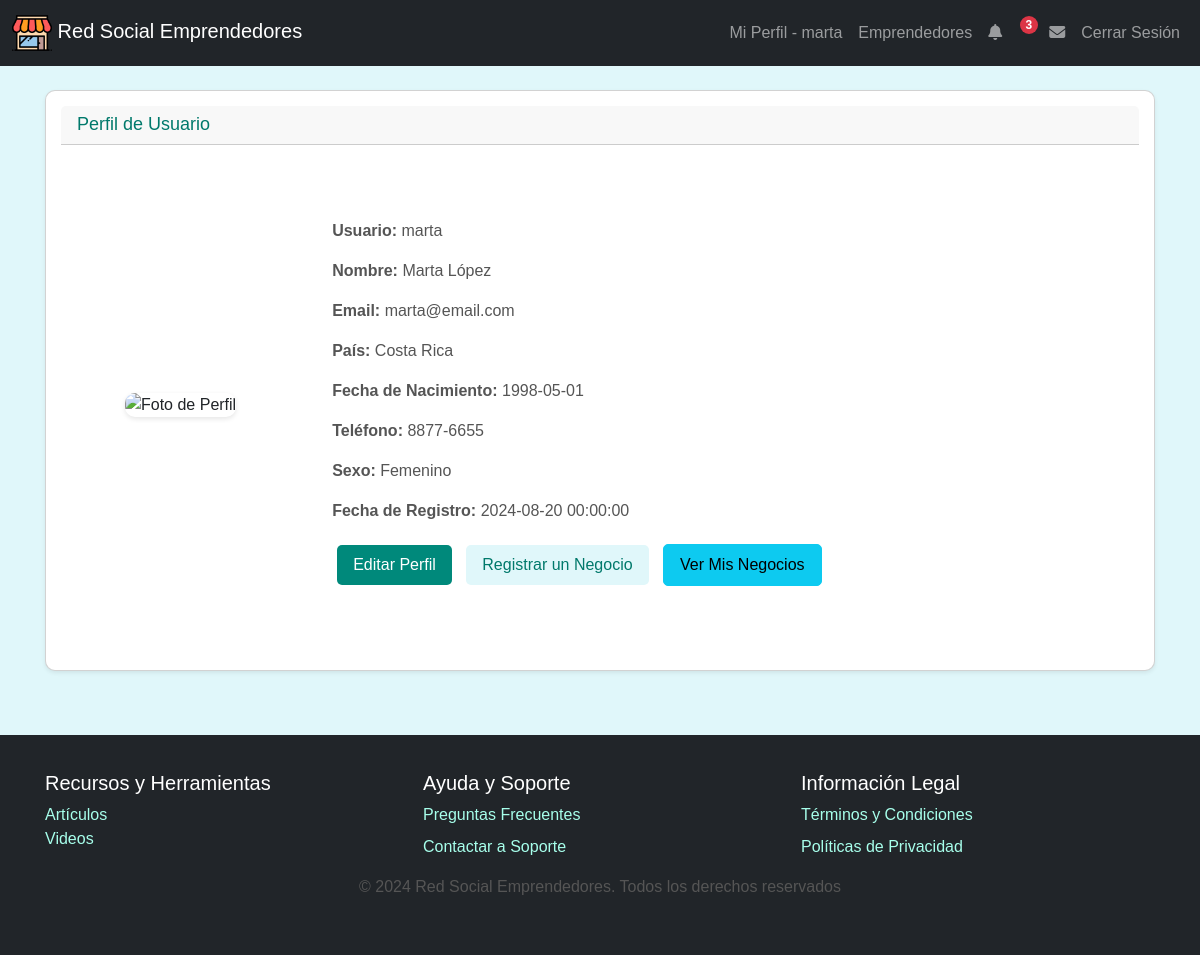
The app's page /perfil.php (signed in) with its own data.
### tables this page shows
CREATE TABLE usuarios (
    username VARCHAR(50) PRIMARY KEY,
    nombre VARCHAR(100) NOT NULL,
    email VARCHAR(100) NOT NULL UNIQUE,
    pais VARCHAR(100),
    fecha_Nacimiento DATE,
    telefono VARCHAR(15),
    sexo ENUM('Masculino', 'Femenino', 'Otro'),
    fecha_Registro TIMESTAMP DEFAULT CURRENT_TIMESTAMP,
    foto_perfil VARCHAR(500),
    password VARCHAR(255) NOT NULL
);

### perfil.php (the view, shortened to what this page needs)
<?php
include './plantillas/header.php';
include('db.php');
$username = $_SESSION['username'];
$sql = "SELECT username, nombre, email, pais, fecha_Nacimiento, telefono, sexo,
fecha_Registro, foto_perfil FROM usuarios WHERE username = ?";
if ($stmt = $conn->prepare($sql)) {
    $stmt->bind_param("s", $username);
    $stmt->execute();
    $result = $stmt->get_result();
    if ($result->num_rows === 1) {
        $user = $result->fetch_assoc();
    }
}
?>
<!DOCTYPE html>
<html>
<head>
    <link href="https://cdn.jsdelivr.net/npm/bootstrap@5.3.3/dist/css/bootstrap.min.css"
    rel="stylesheet" integrity="sha384-QWTKZyjpPEjISv5WaRU9OFeRpok6YctnYmDr5pNlyT2bRjXh
    0JMhjY6hW+ALEwIH">
    <link rel="stylesheet" href="./css/styles.css">
</head>
<body>
    <div class="container mt-4">
        <div class="card mb-4 shadow-sm">
            <div class="card-header">
                <h2>Perfil de Usuario</h2>
            </div>
            <div class="card-body d-flex">
                <div class="p-5">
                    <img src="<?php echo htmlspecialchars($user['foto_perfil']); ?>"
                    alt="Foto de Perfil" class="profile-pic-large">
                </div>
                <div class="p-5">
                    <p><strong>Usuario:</strong> <?php echo htmlspecialchars($user[
                        'username']); ?></p>
                    <p><strong>Nombre:</strong> <?php echo htmlspecialchars($user[
                        'nombre']) ?: 'No registrado'; ?></p>
                    <p><strong>Email:</strong> <?php echo htmlspecialchars($user[
                        'email']) ?: 'No registrado'; ?></p>
                    <p><strong>País:</strong> <?php echo htmlspecialchars($user[
                        'pais']) ?: 'No registrado'; ?></p>
                    <p><strong>Fecha de Nacimiento:</strong> <?php echo
                    htmlspecialchars($user['fecha_Nacimiento']) ?: 'No registrado'; ?></p>
                    <p><strong>Teléfono:</strong> <?php echo htmlspecialchars($user
                    ['telefono']) ?: 'No registrado'; ?></p>
                    <p><strong>Sexo:</strong> <?php echo htmlspecialchars($user
                    ['sexo']) ?: 'No registrado'; ?></p>
                    <p><strong>Fecha de Registro:</strong> <?php echo htmlspecialchars(
                        $user['fecha_Registro']) ?: 'No registrado'; ?></p>
                    <a href="editarPerfil.php" class="btn btn-primary">Editar Perfil</a>
                    <a href="registrarNegocio.php" class="btn btn-secondary">Registrar un Negocio</a>
                    <a href="misNegocios.php" class="btn btn-info">Ver Mis Negocios</a>
                </div>
            </div>
        </div>
    </div>
    <?php include './plantillas/footer.php'; ?>
</body>
</html>

### css/styles.css (style rules this page uses)
html, body { height: 100%; margin: 0; }
body { font-family: Arial, sans-serif; background-color: #e0f7fa; display: flex; flex-direction: column; }
.container { margin-top: 20px; padding: 0 15px; margin-bottom: 40px; }
.card { background-color: white; border-radius: 10px; box-shadow: 0 4px 8px rgba(0, 0, 0, 0.1); margin-bottom: 20px; padding: 15px; }
.card-header { display: flex; align-items: center; margin-bottom: 10px; }
.card-header h2 { margin: 0; color: #00796b; font-size: 18px; }
p { font-size: 1rem; color: #555; }
.btn { padding: 8px 16px; font-size: 1rem; border-radius: 5px; margin: 5px; transition: background-color 0.3s, transform 0.3s; }
.btn-primary { background-color: #00897b; border: none; }
.btn-secondary { background-color: #e0f7fa; color: #00796b; border: none; }
.profile-pic-large { width: 150px; height: auto; border-radius: 10px; box-shadow: 0 2px 5px rgba(0, 0, 0, 0.1); }
.card-body { display: flex; align-items: center; }

### records on screen
usuarios: username "marta", nombre "Marta López", email "marta@email.com", pais "Costa Rica", fecha_Nacimiento "1998-05-01", telefono "8877-6655", sexo "Femenino", fecha_Registro "2024-08-20 00:00:00"

### other values on screen
$current_user "marta"
$num_notificaciones "3"
